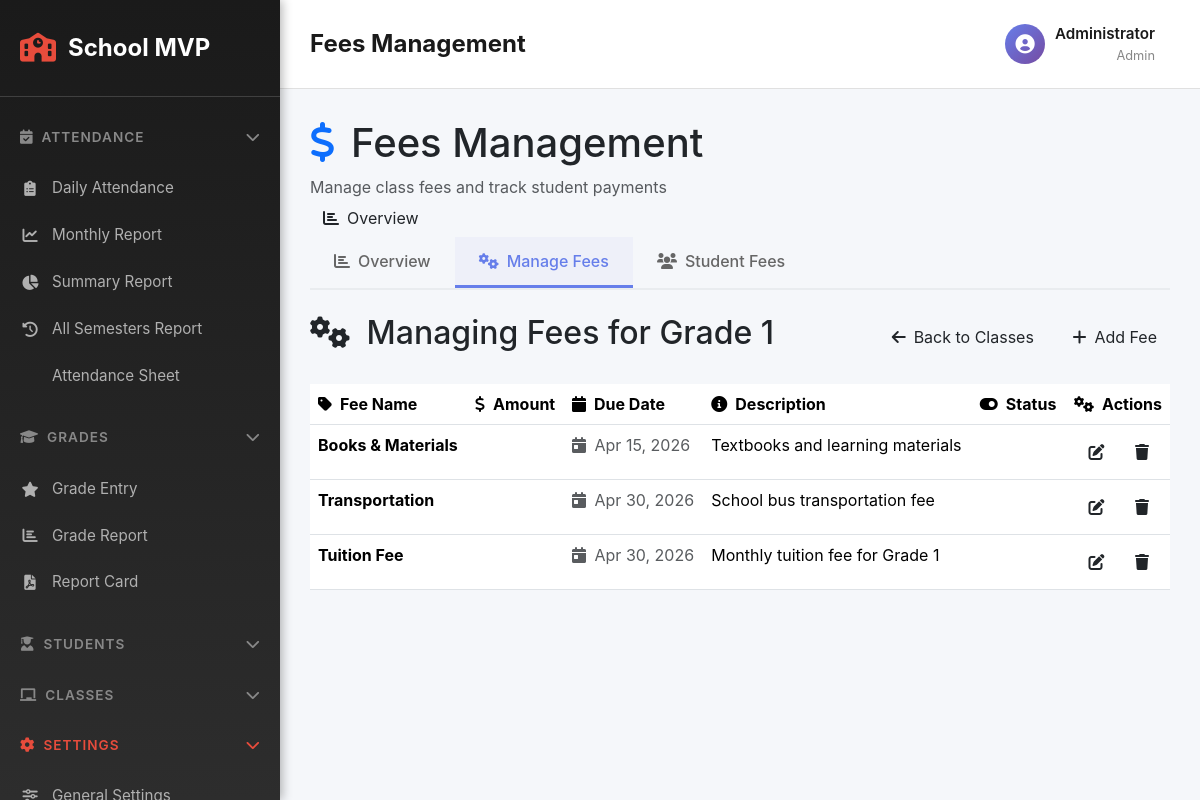
Page /fees.php?action=manage_fees&class_id=1 (signed in) on the committed database.
### tables this page shows
CREATE TABLE IF NOT EXISTS classes (
  id INT AUTO_INCREMENT PRIMARY KEY,
  name VARCHAR(128) NOT NULL,
  teacher_id INT DEFAULT NULL,
  created_at TIMESTAMP DEFAULT CURRENT_TIMESTAMP,
  FOREIGN KEY (teacher_id) REFERENCES teachers(id) ON DELETE SET NULL
);

CREATE TABLE IF NOT EXISTS class_fees (
  id INT AUTO_INCREMENT PRIMARY KEY,
  class_id INT NOT NULL,
  fee_name VARCHAR(128) NOT NULL,
  amount DECIMAL(10,2) NOT NULL,
  description TEXT DEFAULT NULL,
  due_date DATE DEFAULT NULL,
  is_active BOOLEAN DEFAULT TRUE,
  created_at TIMESTAMP DEFAULT CURRENT_TIMESTAMP,
  FOREIGN KEY (class_id) REFERENCES classes(id) ON DELETE CASCADE,
  INDEX (class_id, is_active)
);

### fees.php (the view, shortened to what this page needs)
<?php
$pdo = getDb();
$action = $_GET['action'] ?? 'overview';
$selectedClass = intval($_GET['class_id'] ?? 0);
$selectedStudent = intval($_GET['student_id'] ?? 0);
$classes = $pdo->query('SELECT c.*, t.name as teacher_name FROM classes c LEFT JOIN teachers t ON c.teacher_id = t.id ORDER BY c.name')->fetchAll();
$fees = [];
$feeSummary = [];
if ($action === 'manage_fees' && $selectedClass) {
    $stmt = $pdo->prepare('SELECT * FROM class_fees WHERE class_id = ? ORDER BY due_date, fee_name');
    $stmt->execute([$selectedClass]);
    $fees = $stmt->fetchAll();
}
?>
<?php include __DIR__ . '/inc/sidebar-header.php'; ?>
<div class="table-header">
    <div>
        <h1 class="table-title">
            <i class="fas fa-dollar-sign me-3 text-primary"></i>Fees Management
        </h1>
        <p class="text-muted mb-0">Manage class fees and track student payments</p>
    </div>
    <div class="table-actions">
        <a href="fees.php?action=overview" class="btn btn-primary-custom">
            <i class="fas fa-chart-bar me-2"></i>Overview
        </a>
    </div>
</div>
<div class="nav-tabs-custom mb-4">
    <a href="fees.php?action=overview" class="nav-tab <?= $action === 'overview' ? 'active' : '' ?>">
        <i class="fas fa-chart-bar me-2"></i>Overview
    </a>
    <a href="fees.php?action=manage_fees" class="nav-tab <?= $action === 'manage_fees' ? 'active' : '' ?>">
        <i class="fas fa-cogs me-2"></i>Manage Fees
    </a>
    <a href="fees.php?action=student_fees" class="nav-tab <?= $action === 'student_fees' ? 'active' : '' ?>">
        <i class="fas fa-users me-2"></i>Student Fees
    </a>
</div>
<?php if ($action === 'overview'): ?>
    <div class="row">
        <?php foreach ($feeSummary as $summary): ?>
            <div class="col-lg-4 col-md-6 mb-4">
                <div class="fee-card">
                    <div class="fee-card-header">
                        <h3 class="fee-card-title">
                            <i class="fas fa-graduation-cap me-2"></i>
                            <?= htmlspecialchars($summary['class_name']) ?>
                        </h3>
                        <div class="fee-card-stats">
                            <span class="badge badge-info-custom">
                                <i class="fas fa-users me-1"></i>
                                <?= $summary['total_students'] ?> students
                            </span>
                        </div>
                    </div>
                    <div class="fee-card-body">
                        <div class="fee-stat">
                            <div class="fee-stat-label">Total Fees</div>
                            <div class="fee-stat-value">$<?= number_format($summary['total_fee_amount'], 2) ?></div>
                        </div>
                        <div class="fee-stat">
                            <div class="fee-stat-label">Paid</div>
                            <div class="fee-stat-value text-success">$<?= number_format($summary['total_paid'], 2) ?></div>
                        </div>
                        <div class="fee-stat">
                            <div class="fee-stat-label">Pending</div>
                            <div class="fee-stat-value text-warning">$<?= number_format($summary['total_pending'], 2) ?></div>
                        </div>
                        <div class="fee-progress">
                            <div class="progress-bar-custom" style="width: <?= $summary['total_fee_amount'] > 0 ? ($summary['total_paid'] / $summary['total_fee_amount'] * 100) : 0 ?>%"></div>
                        </div>
                    </div>
                    <div class="fee-card-footer">
                        <a href="fees.php?action=manage_fees&class_id=<?= $summary['class_id'] ?>" class="btn btn-sm btn-primary-custom">
                            <i class="fas fa-cogs me-1"></i>Manage Fees
                        </a>
                        <a href="fees.php?action=student_fees&class_id=<?= $summary['class_id'] ?>" class="btn btn-sm btn-secondary-custom">
                            <i class="fas fa-users me-1"></i>View Students
                        </a>
                    </div>
                </div>
            </div>
        <?php endforeach; ?>
    </div>
<?php elseif ($action === 'manage_fees'): ?>
    <?php if (!$selectedClass): ?>
        <div class="form-container">
            <div class="form-header">
                <h2 class="form-title">
                    <i class="fas fa-graduation-cap me-2"></i>Select Class
                </h2>
                <p class="form-subtitle">Choose a class to manage fees</p>
            </div>
            <div class="row">
                <?php foreach ($classes as $class): ?>
                    <div class="col-md-4 mb-3">
                        <a href="fees.php?action=manage_fees&class_id=<?= $class['id'] ?>" class="class-card">
                            <div class="class-card-content">
                                <i class="fas fa-graduation-cap class-icon"></i>
                                <h4><?= htmlspecialchars($class['name']) ?></h4>
                                <p class="text-muted">
                                    <?php if ($class['teacher_name']): ?>
                                        Teacher: <?= htmlspecialchars($class['teacher_name']) ?>
                                    <?php else: ?>
                                        No teacher assigned
                                    <?php endif; ?>
                                </p>
                            </div>
                        </a>
                    </div>
                <?php endforeach; ?>
            </div>
        </div>
    <?php else: ?>
        <div class="d-flex justify-content-between align-items-center mb-4">
            <h2>
                <i class="fas fa-cogs me-2"></i>
                Managing Fees for <?= htmlspecialchars($classes[array_search($selectedClass, array_column($classes, 'id'))]['name'] ?? 'Unknown Class') ?>
            </h2>
            <div>
                <a href="fees.php?action=manage_fees" class="btn btn-secondary-custom me-2">
                    <i class="fas fa-arrow-left me-2"></i>Back to Classes
                </a>
                <button type="button" class="btn btn-primary-custom" data-bs-toggle="modal" data-bs-target="#addFeeModal">
                    <i class="fas fa-plus me-2"></i>Add Fee
                </button>
            </div>
        </div>
        <div class="table-container">
            <div class="table-responsive">
                <table class="table">
                    <thead>
                        <tr>
                            <th><i class="fas fa-tag me-2"></i>Fee Name</th>
                            <th><i class="fas fa-dollar-sign me-2"></i>Amount</th>
                            <th><i class="fas fa-calendar me-2"></i>Due Date</th>
                            <th><i class="fas fa-info-circle me-2"></i>Description</th>
                            <th><i class="fas fa-toggle-on me-2"></i>Status</th>
                            <th class="text-end"><i class="fas fa-cogs me-2"></i>Actions</th>
                        </tr>
                    </thead>
                    <tbody>
                        <?php if (!empty($fees)): ?>
                            <?php foreach ($fees as $fee): ?>
                                <tr>
                                    <td>
                                        <strong><?= htmlspecialchars($fee['fee_name']) ?></strong>
                                    </td>
                                    <td>
                                        <span class="badge badge-primary-custom">
                                        </span>
                                    </td>
                                    <td>
                                        <?php if ($fee['due_date']): ?>
                                            <span class="text-muted">
                                                <i class="fas fa-calendar-day me-1"></i>
                                                <?= date('M d, Y', strtotime($fee['due_date'])) ?>
                                            </span>
                                        <?php else: ?>
                                            <span class="text-muted">No due date</span>
                                        <?php endif; ?>
                                    </td>
                                    <td>
                                        <?= htmlspecialchars($fee['description'] ?: 'No description') ?>
                                    </td>
                                    <td>
                                        <span class="badge <?= $fee['is_active'] ? 'badge-success-custom' : 'badge-danger-custom' ?>">
                                        </span>
                                    </td>
                                    <td class="text-end">
                                        <button type="button" class="btn btn-edit action-btn" onclick="editFee(<?= $fee['id'] ?>)">
                                            <i class="fas fa-edit"></i>
                                        </button>
                                        <form method="post" class="d-inline" onsubmit="return confirm('Delete this fee?')">
                                            <button type="submit" name="action" value="delete_fee" class="btn btn-delete action-btn">
                                                <i class="fas fa-trash"></i>
                                            </button>
                                        </form>
                                    </td>
                                </tr>
                            <?php endforeach; ?>
                        <?php endif; ?>
                    </tbody>
                </table>
            </div>
        </div>
    <?php endif; ?>
<?php endif; ?>
<?php include __DIR__ . '/inc/sidebar-footer.php'; ?>

### inc/sidebar-header.php (style rules this page uses)
* { margin: 0; padding: 0; box-sizing: border-box; }
html, body { width: 100%; height: 100%; margin: 0 !important; padding: 0 !important; }
body { display: flex !important; min-height: 100vh; background-color: #f5f7fa; font-family: -apple-system, BlinkMacSystemFont, "Segoe UI", Roboto, "Helvetica Neue", Arial, sans-serif; flex-wrap: nowrap !important; }
.d-flex { display: flex !important; }
.align-items-center { align-items: center !important; }
.mb-0 { margin-bottom: 0 !important; }

### fees.php (style rules this page uses)
.nav-tabs-custom { display: flex; gap: 0; border-bottom: 2px solid #e9ecef; margin-bottom: 30px; }
.nav-tab { padding: 12px 24px; text-decoration: none; color: #666; border-bottom: 3px solid transparent; transition: all 0.3s ease; font-weight: 500; display: flex; align-items: center; }
.nav-tab.active { color: #667eea; border-bottom-color: #667eea; background: rgba(102, 126, 234, 0.05); }

### rows in the picture
classes: name "Grade 1"
class_fees: fee_name "Books & Materials", due_date "Apr 15, 2026", description "Textbooks and learning materials"
class_fees: fee_name "Transportation", due_date "Apr 30, 2026", description "School bus transportation fee"
class_fees: fee_name "Tuition Fee", due_date "Apr 30, 2026", description "Monthly tuition fee for Grade 1"

### other values in the picture
APP_NAME "School MVP"
$pageTitle "Fees Management"
$user['name'] "Administrator"
$user['role'] "Admin"
